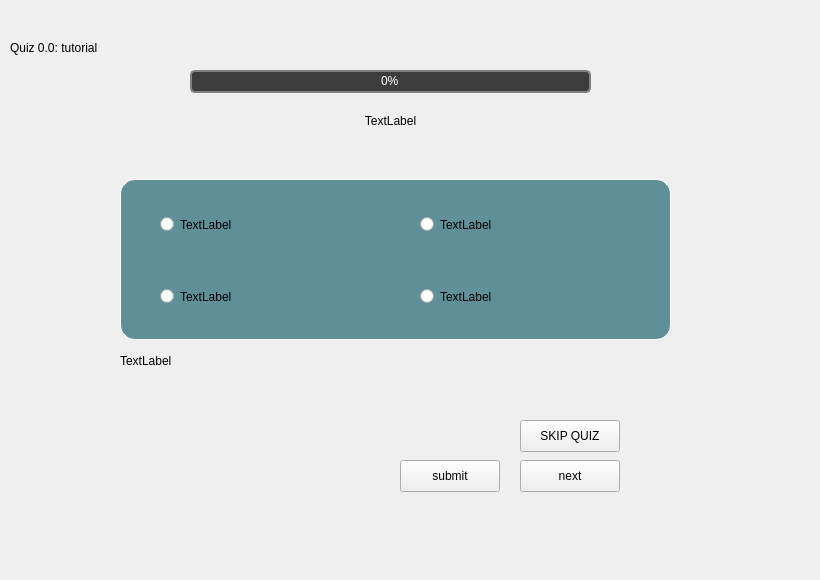
    <widget class="QWidget" name="Quiz">
     <widget class="QLabel" name="labelReward">
      <property name="geometry">
       <rect>
        <x>120</x>
        <y>340</y>
        <width>431</width>
        <height>41</height>
       </rect>
      </property>
      <property name="text">
       <string>TextLabel</string>
      </property>
      <property name="wordWrap">
       <bool>true</bool>
      </property>
     </widget>
     <widget class="QGroupBox" name="choicesLayout">
      <property name="geometry">
       <rect>
        <x>120</x>
        <y>179</y>
        <width>551</width>
        <height>161</height>
       </rect>
      </property>
      <property name="autoFillBackground">
       <bool>false</bool>
      </property>
      <property name="styleSheet">
       <string notr="true">QGroupBox {
    background-color: #5f9098;
    border: 1px solid white;
    border-radius: 15px;
}</string>
      </property>
      <property name="title">
       <string/>
      </property>
      <widget class="QRadioButton" name="choice1">
       <property name="geometry">
        <rect>
         <x>40</x>
         <y>5</y>
         <width>16</width>
         <height>81</height>
        </rect>
       </property>
       <property name="text">
        <string/>
       </property>
      </widget>
      <widget class="QRadioButton" name="choice2">
       <property name="geometry">
        <rect>
         <x>40</x>
         <y>77</y>
         <width>16</width>
         <height>81</height>
        </rect>
       </property>
       <property name="text">
        <string/>
       </property>
      </widget>
      <widget class="QRadioButton" name="choice3">
       <property name="geometry">
        <rect>
         <x>300</x>
         <y>5</y>
         <width>16</width>
         <height>81</height>
        </rect>
       </property>
       <property name="text">
        <string/>
       </property>
      </widget>
      <widget class="QRadioButton" name="choice4">
       <property name="geometry">
        <rect>
         <x>300</x>
         <y>77</y>
         <width>16</width>
         <height>81</height>
        </rect>
       </property>
       <property name="text">
        <string/>
       </property>
      </widget>
      <widget class="QLabel" name="choice1Label">
       <property name="geometry">
        <rect>
         <x>60</x>
         <y>5</y>
         <width>221</width>
         <height>81</height>
        </rect>
       </property>
       <property name="text">
        <string>TextLabel</string>
       </property>
       <property name="wordWrap">
        <bool>true</bool>
       </property>
      </widget>
      <widget class="QLabel" name="choice2Label">
       <property name="geometry">
        <rect>
         <x>60</x>
         <y>77</y>
         <width>221</width>
         <height>81</height>
        </rect>
       </property>
       <property name="text">
        <string>TextLabel</string>
       </property>
       <property name="wordWrap">
        <bool>true</bool>
       </property>
      </widget>
      <widget class="QLabel" name="choice4Label">
       <property name="geometry">
        <rect>
         <x>320</x>
         <y>77</y>
         <width>221</width>
         <height>81</height>
        </rect>
       </property>
       <property name="text">
        <string>TextLabel</string>
       </property>
       <property name="wordWrap">
        <bool>true</bool>
       </property>
      </widget>
      <widget class="QLabel" name="choice3Label">
       <property name="geometry">
        <rect>
         <x>320</x>
         <y>5</y>
         <width>221</width>
         <height>81</height>
        </rect>
       </property>
       <property name="text">
        <string>TextLabel</string>
       </property>
       <property name="wordWrap">
        <bool>true</bool>
       </property>
      </widget>
      <widget class="QPushButton" name="choice1Button">
       <property name="geometry">
        <rect>
         <x>10</x>
         <y>10</y>
         <width>241</width>
         <height>61</height>
        </rect>
       </property>
       <property name="styleSheet">
        <string notr="true">QPushButton {background-color: transparent; border: none;}</string>
       </property>
       <property name="text">
        <string/>
       </property>
      </widget>
      <widget class="QPushButton" name="choice3Button">
       <property name="geometry">
        <rect>
         <x>280</x>
         <y>10</y>
         <width>231</width>
         <height>61</height>
        </rect>
       </property>
       <property name="styleSheet">
        <string notr="true">QPushButton {background-color: transparent; border: none;}</string>
       </property>
       <property name="text">
        <string/>
       </property>
      </widget>
      <widget class="QPushButton" name="choice2Button">
       <property name="geometry">
        <rect>
         <x>10</x>
         <y>80</y>
         <width>241</width>
         <height>61</height>
        </rect>
       </property>
       <property name="styleSheet">
        <string notr="true">QPushButton {background-color: transparent; border: none;}</string>
       </property>
       <property name="text">
        <string/>
       </property>
      </widget>
      <widget class="QPushButton" name="choice4Button">
       <property name="geometry">
        <rect>
         <x>280</x>
         <y>80</y>
         <width>231</width>
         <height>61</height>
        </rect>
       </property>
       <property name="styleSheet">
        <string notr="true">QPushButton {background-color: transparent; border: none;}</string>
       </property>
       <property name="text">
        <string/>
       </property>
      </widget>
     </widget>
     <widget class="QPushButton" name="submitButton">
      <property name="geometry">
       <rect>
        <x>400</x>
        <y>460</y>
        <width>100</width>
        <height>32</height>
       </rect>
      </property>
      <property name="cursor">
       <cursorShape>PointingHandCursor</cursorShape>
      </property>
      <property name="text">
       <string>submit</string>
      </property>
     </widget>
     <widget class="QPushButton" name="nextButton">
      <property name="geometry">
       <rect>
        <x>520</x>
        <y>460</y>
        <width>100</width>
        <height>32</height>
       </rect>
      </property>
      <property name="cursor">
       <cursorShape>PointingHandCursor</cursorShape>
      </property>
      <property name="text">
       <string>next</string>
      </property>
     </widget>
     <widget class="QLabel" name="labelQuestion">
      <property name="geometry">
       <rect>
        <x>100</x>
        <y>70</y>
        <width>581</width>
        <height>101</height>
       </rect>
      </property>
      <property name="text">
       <string>TextLabel</string>
      </property>
      <property name="alignment">
       <set>Qt::AlignmentFlag::AlignCenter</set>
      </property>
      <property name="wordWrap">
       <bool>true</bool>
      </property>
     </widget>
     <widget class="QLabel" name="resultLabel">
      <property name="geometry">
       <rect>
        <x>120</x>
        <y>370</y>
        <width>271</width>
        <height>121</height>
       </rect>
      </property>
      <property name="text">
       <string/>
      </property>
      <property name="wordWrap">
       <bool>true</bool>
      </property>
     </widget>
     <widget class="QProgressBar" name="quizProgress">
      <property name="geometry">
       <rect>
        <x>190</x>
        <y>70</y>
        <width>401</width>
        <height>23</height>
       </rect>
      </property>
      <property name="styleSheet">
       <string notr="true">QProgressBar {border: 2px solid rgb(128, 128, 128); border-radius: 5px; background-color: rgb(60, 60, 60); text-align: center; color: white;}
        QProgressBar::chunk {
background-color: #4ea912; 
border-radius: 5px;}</string>
      </property>
      <property name="value">
       <number>0</number>
      </property>
     </widget>
     <widget class="QLabel" name="label_4">
      <property name="geometry">
       <rect>
        <x>10</x>
        <y>40</y>
        <width>111</width>
        <height>16</height>
       </rect>
      </property>
      <property name="text">
       <string>Quiz 0.0: tutorial</string>
      </property>
     </widget>
     <widget class="QLabel" name="backgroundQuiz">
      <property name="geometry">
       <rect>
        <x>0</x>
        <y>0</y>
        <width>811</width>
        <height>571</height>
       </rect>
      </property>
      <property name="autoFillBackground">
       <bool>false</bool>
      </property>
      <property name="styleSheet">
       <string notr="true">QPushButton {background-color: transparent; border: none;}</string>
      </property>
      <property name="text">
       <string/>
      </property>
      <property name="pixmap">
       <pixmap resource="resources.qrc">:/icons/icons/plainBg.png</pixmap>
      </property>
      <property name="scaledContents">
       <bool>true</bool>
      </property>
     </widget>
     <widget class="QPushButton" name="skipQuizButton">
      <property name="geometry">
       <rect>
        <x>520</x>
        <y>420</y>
        <width>100</width>
        <height>32</height>
       </rect>
      </property>
      <property name="text">
       <string>SKIP QUIZ</string>
      </property>
     </widget>
     <zorder>backgroundQuiz</zorder>
     <zorder>choicesLayout</zorder>
     <zorder>submitButton</zorder>
     <zorder>nextButton</zorder>
     <zorder>labelQuestion</zorder>
     <zorder>resultLabel</zorder>
     <zorder>quizProgress</zorder>
     <zorder>label_4</zorder>
     <zorder>labelReward</zorder>
     <zorder>skipQuizButton</zorder>
    </widget>
